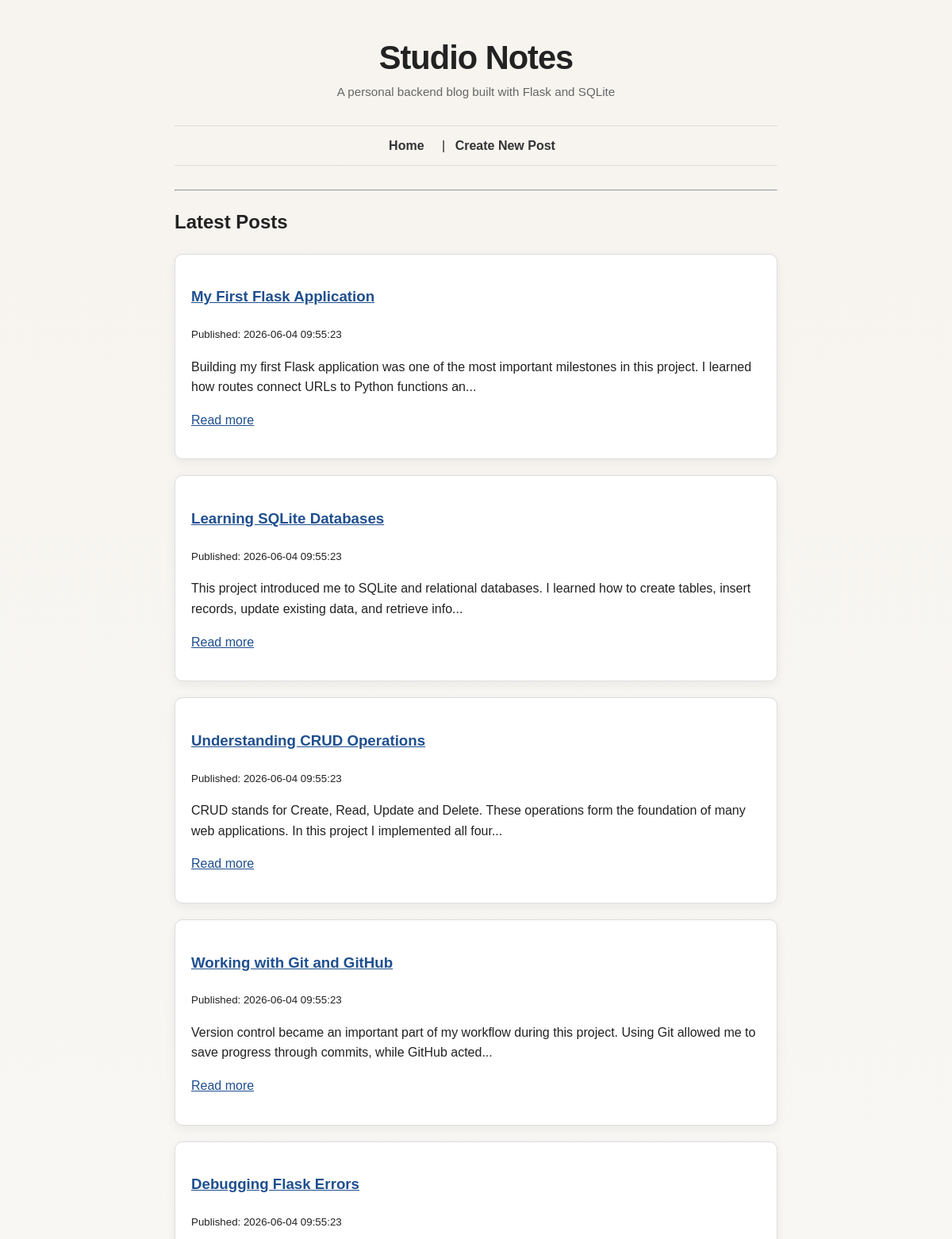
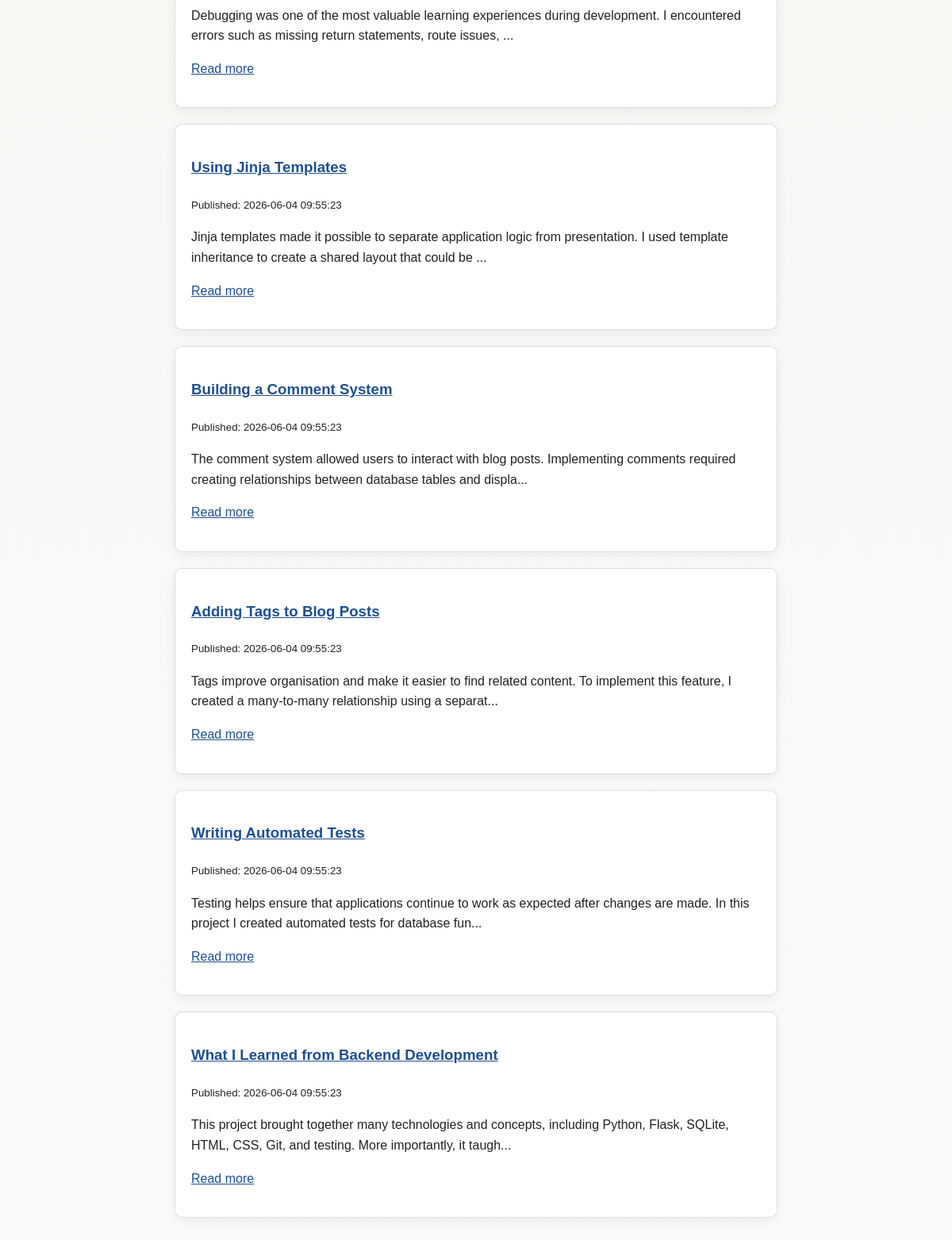
The page / on the database its author committed (2 pictures, top to bottom).
### tables this page shows
CREATE TABLE posts (
    id INTEGER PRIMARY KEY AUTOINCREMENT,
    title TEXT NOT NULL,
    body TEXT NOT NULL,
    created_at TEXT NOT NULL DEFAULT CURRENT_TIMESTAMP,
    updated_at TEXT
);

### app.py (the view)
@app.route("/")
def home():
    posts = database.get_all_posts()
    return render_template("index.html", posts=posts)

### database.py (called while the page is built)
def get_db_connection():
    connection = sqlite3.connect(DATABASE)
    connection.row_factory = sqlite3.Row
    return connection

def get_all_posts():
    connection = get_db_connection()
    posts = connection.execute(
        "SELECT * FROM posts ORDER BY created_at DESC"
    ).fetchall()
    connection.close()
    return posts

### templates/index.html
{% extends "layout.html" %}
{% block content %}
<h2>Latest Posts</h2>
{% if posts %}
    {% for post in posts %}
        <article>
            <h3>
                <a href="/posts/{{ post.id }}">{{ post.title }}</a>
            </h3>
            <p><small>Published: {{ post.created_at }}</small></p>
            <p>{{ post.body[:150] }}...</p>
            <p>
                <a href="/posts/{{ post.id }}">Read more</a>
            </p>
        </article>
    {% endfor %}
{% else %}
    <p>No blog posts yet.</p>
{% endif %}
{% endblock %}

### static/style.css (style rules this page uses)
body { font-family: Arial, sans-serif; max-width: 760px; margin: 40px auto; padding: 0 20px; line-height: 1.6; background-color: #fafafa; color: #222; }
article { background: white; padding: 20px; margin-bottom: 20px; border: 1px solid #ddd; }
a { color: #1f4f8f; }
body { background: linear-gradient(180deg, #f7f4ef 0%, #fafafa 100%); }
article { border-radius: 10px; box-shadow: 0 4px 14px rgba(0, 0, 0, 0.06); }

### rows shown on the page
posts: title "My First Flask Application", created_at "2026-06-04 09:55:23", body "Building my first Flask application was one of the most important milestones in this project. I learned how routes connect URLs to Python functions an"
posts: title "Learning SQLite Databases", created_at "2026-06-04 09:55:23", body "This project introduced me to SQLite and relational databases. I learned how to create tables, insert records, update existing data, and retrieve info"
posts: title "Understanding CRUD Operations", created_at "2026-06-04 09:55:23", body "CRUD stands for Create, Read, Update and Delete. These operations form the foundation of many web applications. In this project I implemented all four"
posts: title "Working with Git and GitHub", created_at "2026-06-04 09:55:23", body "Version control became an important part of my workflow during this project. Using Git allowed me to save progress through commits, while GitHub acted"
posts: title "Debugging Flask Errors", created_at "2026-06-04 09:55:23", body "Debugging was one of the most valuable learning experiences during development. I encountered errors such as missing return statements, route issues,"
posts: title "Using Jinja Templates", created_at "2026-06-04 09:55:23", body "Jinja templates made it possible to separate application logic from presentation. I used template inheritance to create a shared layout that could be"
posts: title "Building a Comment System", created_at "2026-06-04 09:55:23", body "The comment system allowed users to interact with blog posts. Implementing comments required creating relationships between database tables and displa"
posts: title "Adding Tags to Blog Posts", created_at "2026-06-04 09:55:23", body "Tags improve organisation and make it easier to find related content. To implement this feature, I created a many-to-many relationship using a separat"
posts: title "Writing Automated Tests", created_at "2026-06-04 09:55:23", body "Testing helps ensure that applications continue to work as expected after changes are made. In this project I created automated tests for database fun"
posts: title "What I Learned from Backend Development", created_at "2026-06-04 09:55:23", body "This project brought together many technologies and concepts, including Python, Flask, SQLite, HTML, CSS, Git, and testing. More importantly, it taugh"
